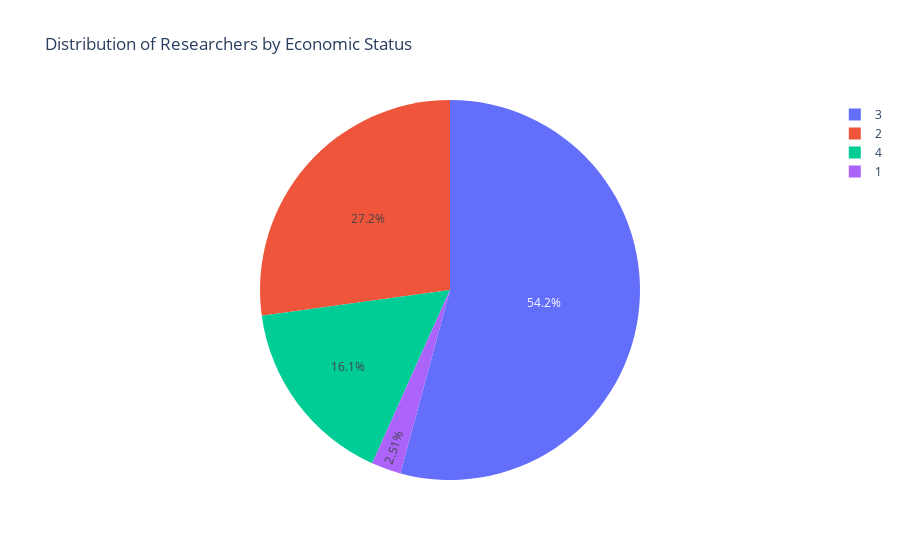

The notebook cell this image was saved under:
### Markdown cell above
## Researchers Economic Status Background

### Code cell
import pandas as pd
import plotly.express as px

total_researchers = df1['ResponseId'].nunique()
df_filtered = df1.dropna(subset=['DE4'])
responded_count = df_filtered['ResponseId'].nunique()
not_responded_count = total_researchers - responded_count
responded_percentage = (responded_count / total_researchers) * 100
not_responded_percentage = (not_responded_count / total_researchers) * 100

print("\n===== Economic Status Response Statistics =====")
print(f"Total unique researchers (participants): {total_researchers}")
print(f"Responded to economic status question: {responded_count} ({responded_percentage:.2f}%)")
print(f"Did not respond: {not_responded_count} ({not_responded_percentage:.2f}%)\n")

economic_counts = df_filtered['DE4'].value_counts().reset_index()
economic_counts.columns = ['Economic Status', 'Count']

print("===== Economic Status Distribution =====")
for status, count in economic_counts.values:
    percentage = (count / responded_count) * 100
    print(f"{status}: {count} ({percentage:.2f}%)")

fig = px.pie(economic_counts, names='Economic Status', values='Count', 
             title='Distribution of Researchers by Economic Status')

fig.show()

### Figure 1 — Plotly figure (JSON) as saved in the notebook; plotly's stock layout.template omitted (floating-point values rounded to 4 significant figures)
{"data": [{"domain": {"x": [0, 1], "y": [0, 1]}, "hovertemplate": "Economic Status=%{label}<br>Count=%{value}<extra></extra>", "labels": [3, 2, 4, 1], "legendgroup": "", "name": "", "showlegend": true, "type": "pie", "values": [3547, 1777, 1055, 164]}], "layout": {"legend": {"tracegroupgap": 0}, "title": {"text": "Distribution of Researchers by Economic Status"}}}
